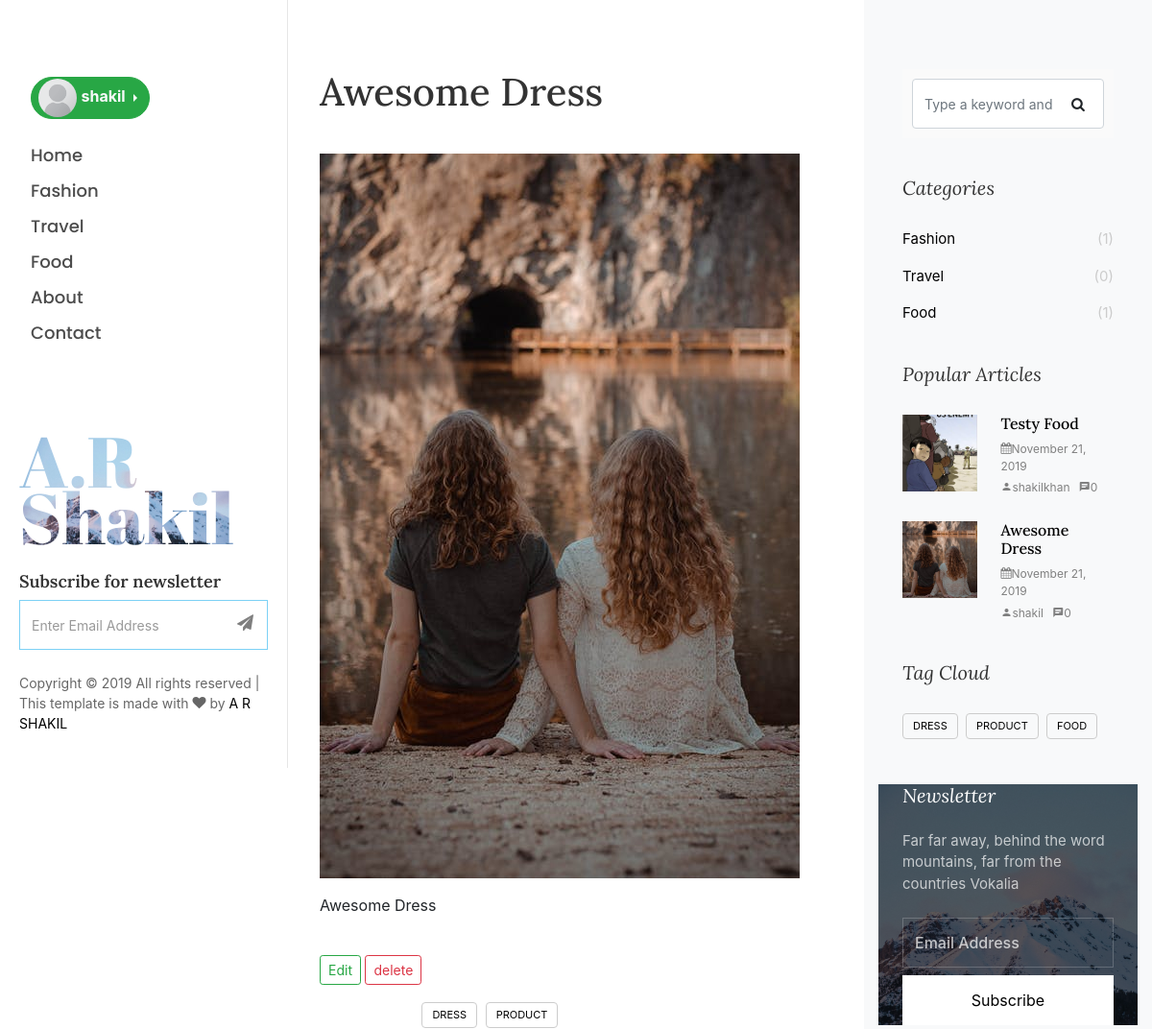
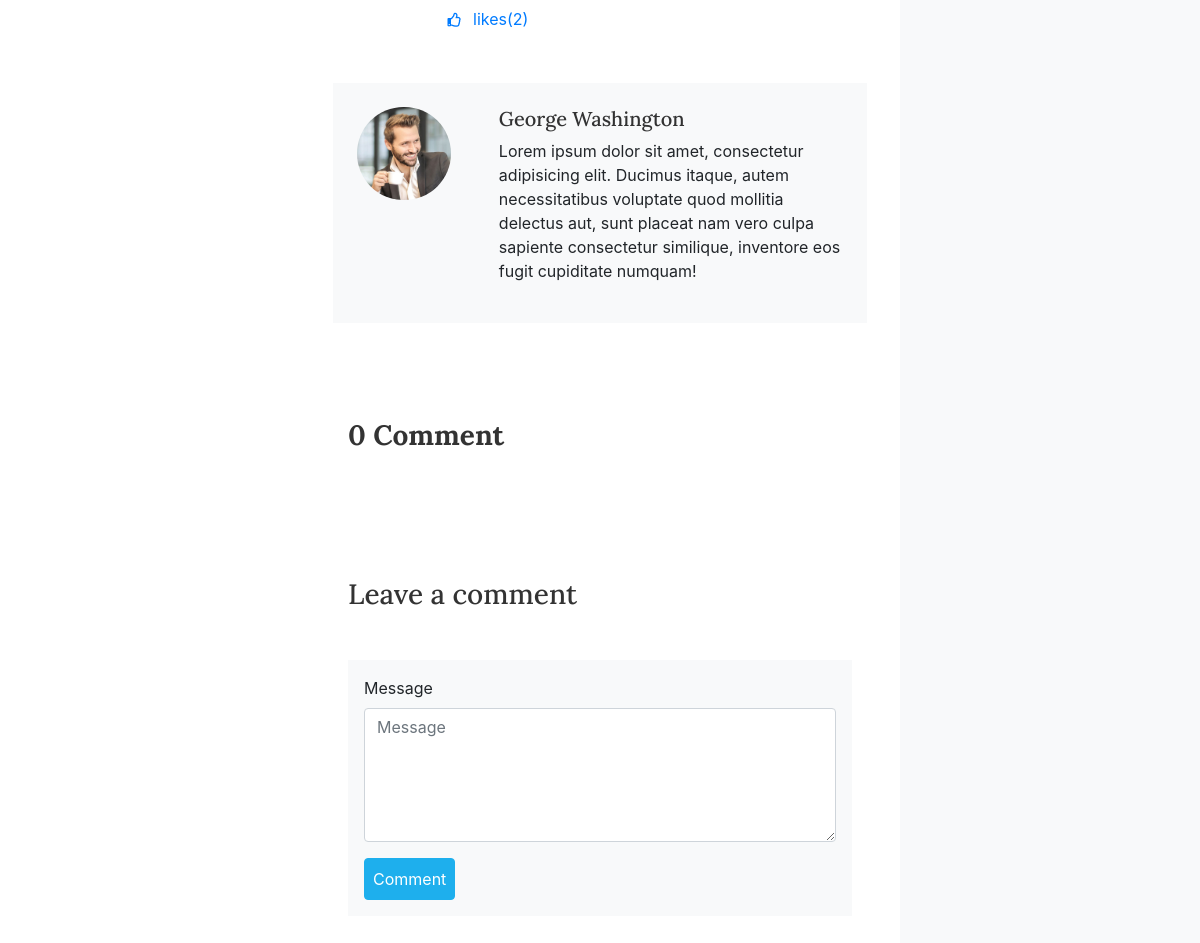
Page /detail_page/1/ (signed in) on the committed database (2 pictures, top to bottom).
### blog/models.py (models this page shows, shortened)
class Category(models.Model):
    category_name = models.CharField(max_length=200)
    updated = models.DateTimeField(auto_now_add=True)
    class Meta:
        verbose_name = 'Category'
        verbose_name_plural = 'Categories'

class Post(models.Model):
    category = models.ForeignKey(Category, on_delete=models.CASCADE)
    author  = models.ForeignKey(User, on_delete=models.CASCADE)
    title = models.CharField(max_length=5000)
    image = models.ImageField(upload_to='picture/%Y/%m/%d')
    description = models.TextField()
    post_uploaded = models.DateTimeField(default=datetime.now(), blank=True)
    tags = TaggableManager()
    class Meta:
        verbose_name = 'Post'
        verbose_name_plural = 'Posts'

class Likes(models.Model):
    post = models.ForeignKey(Post, on_delete=models.CASCADE,related_name='likes_post')
    user_likes = models.ManyToManyField(User, blank=True)
    like_status = models.BooleanField(default=False)
    like_created = models.DateTimeField(auto_now_add=True)
    class Meta:
        verbose_name = 'Like'
        verbose_name_plural = 'Likes'

### blog/views.py (the view)
# urls.py: path('detail_page/<int:id>/',views.detail_page, name='detail_page'),
def detail_page(request, id):
    post = get_object_or_404(Post, id=id)
    categories = Category.objects.all().annotate(posts_count=Count('post'))
    latest_posts = Post.objects.order_by('-post_uploaded')[:4]
    all_posts_month_year = Post.objects.order_by('post_uploaded')[:12]
    unique_tag = []
    for x in list(Tag.objects.all().values()[:20]):
        if x not in unique_tag:
            unique_tag.append(x)
    comments = Comment.objects.filter(post=post, reply=None)
    if request.method == "POST":
        form = CommentForm(request.POST or None)
        if form.is_valid():
            comment = form.save(commit=False)
            comment.post=post
            comment.user = request.user
            reply_id =request.POST.get('comment_id')
            comment_qs = None
            if reply_id:
                comment_qs = Comment.objects.get(id=reply_id)
                comment.reply = comment_qs
            comment.save()
            return redirect('detail_page', post.id)
    else:
        form = CommentForm()
    context = {
        'categories':categories,
        'post':post,
        'latest_posts':latest_posts,
        'form':form,
        'comments':comments,
        'all_posts_month_year': all_posts_month_year,
        'unique_tag':unique_tag,
    }
    return render(request, 'blog/single.html',context)

### blog/forms.py
class CommentForm(forms.ModelForm):
    class Meta:
        model = Comment
        fields = ('message',)
    def __init__(self, *args, **kwargs):
        super().__init__(*args, **kwargs)
        self.fields['message'].widget.attrs.update({'class':'form-control','rows':'5','cols':'30','placeholder':'Message'})

### blog/templates/blog/single.html (shortened to what this page needs)
{% extends 'base.html' %}
{% load static %}
{% block content %}
<div id="colorlib-main">
	<section class="ftco-section ftco-no-pt ftco-no-pb">
		<div class="container">
			<div class="row d-flex">
				<div class="col-lg-8 px-md-5 py-5">
					<div class="row pt-md-4">
						<h1 class="mb-3" style="width: 600px;">{{ post.title }}</h1>
						<br>
						<p style="width:700px;">
							{% if post.image %}
							<img src="{{post.image.url}}" alt="" class="img-fluid">
							{% else %}
							<img src="/static/images/image_1.jpg" alt="" class="img-fluid">
							{% endif %}
						</p>
						<div style="width:700px;">
							<p>{{post.description}}<br><br></p>
						</div>
						<div>
							{% if post.author.username == request.user.username %}
							<a href="{% url 'update_post' post.id%}" class="btn btn-outline-success btn-sm">Edit</a>
							<a href="{% url 'delete_post' post.id%}" class="btn btn-outline-danger btn-sm">delete</a>
							{% endif %}
						</div>
						<div class="tag-widget post-tag-container mb-5 mt-5">
							<div class="tagcloud">
								{% for tag in post.tags.all %}
								<a href="{% url 'post_list_by_tag' tag.slug %}" class="tag-cloud-link">{{tag.name}}</a>
								{% endfor %}
							</div>
							{% for like in post.likes_post.all %}
							{% if like.like_status %}
							<a href="{% url 'like_post' post.id %}" style="text-decoration:none; ">
								<i class="far fa-thumbs-up btn-sm">
								</i>
								likes({{like.user_likes.count}})
							</a>
							{% else %}
							<a href="{% url 'like_post' post.id %}" class="text-dark" style="text-decoration:none;"><i
									class="far fa-thumbs-up btn-sm"></i>
								like({{like.user_likes.count}})
							</a>
							{% endif %}
							{% endfor %}
						</div>
						<div class="about-author d-flex p-4 bg-light">
							<div class="bio mr-5">
								<img src="/static/images/person_1.jpg" alt="Image placeholder" class="img-fluid mb-4">
							</div>
							<div class="desc">
								<h3>George Washington</h3>
								<p>Lorem ipsum dolor sit amet, consectetur adipisicing elit. Ducimus itaque, autem
									necessitatibus voluptate quod mollitia delectus aut, sunt placeat nam vero culpa
									sapiente consectetur similique, inventore eos fugit cupiditate numquam!</p>
							</div>
						</div>
						<div class="pt-5 mt-5 col">
							<h3 class="mb-5 font-weight-bold">
								{% if comments %}
								{{ comments.count }} Comment{{ comments.count|pluralize }}
								{% else %}
								{{ comments.count }} Comment
								{% endif %}
							</h3>
							<div class="comment-form-wrap pt-5">
								<h3 class="mb-5">Leave a comment</h3>
								<form action="" class="p-2 p-md-3 bg-light" method="POST">
									<div class="form-group">
										<label for="message">Message</label>
										{{form.message}}
									</div>
									<input type="submit" value="Comment" class="btn py-2 px-2 btn-primary">
								</form>
							</div>
						</div>
					</div>
				</div>
				<div class="col-lg-4 sidebar ftco-animate bg-light pt-5">
					<div class="sidebar-box pt-md-4">
						<form action="{% url 'home' %}" class="search-form">
							<div class="form-group">
								<span class="icon icon-search"></span>
								<input type="text" class="form-control" placeholder="Type a keyword and hit enter"
									name="q">
							</div>
						</form>
					</div>
					<div class="sidebar-box ftco-animate">
						<h3 class="sidebar-heading">Categories</h3>
						{% for category in categories %}
						<ul class="categories">
							<li><a href="{% url 'categories_page' category.id %}">{{category.category_name}}
									<span>({{category.posts_count}})</span></a></li>
						</ul>
						{% endfor %}
					</div>
					<div class="sidebar-box ftco-animate">
						<h3 class="sidebar-heading">Popular Articles</h3>
						{% for latest_post in latest_posts %}
						<div class="block-21 mb-4 d-flex">
							{% if latest_post.image %}
							<a class="blog-img mr-4" style="background-image: url({{latest_post.image.url}});"></a>
							{% else %}
							<a class="blog-img mr-4" style="background-image: url(/static/images/image_1.jpg);"></a>
							{% endif %}
							<div class="text">
								<h3 class="heading"><a href="#">{{latest_post.title}}</a></h3>
								<div class="meta">
									<div><a href="#"><span
												class="icon-calendar"></span>{{latest_post.post_uploaded|date:"F d, Y"}}</a>
									</div><br>
									<div><a href="#"><span
												class="icon-person"></span>{{latest_post.author.username}}</a></div>
									{% if user.is_authenticated %}
									<div><a href="{% url 'detail_page' latest_post.id %}"><span
												class="icon-chat"></span>{{ latest_post.comments.count }}</a></div>
									{% else %}
									<div><a href="{% url 'detail_page' latest_post.id %}"><span
												class="icon-chat"></span> 0</a></div>
									{% endif %}
								</div>
							</div>
						</div>
						{% endfor %}
					</div>
					<div class="sidebar-box ftco-animate">
						<h3 class="sidebar-heading">Tag Cloud</h3>
						<ul class="tagcloud">
							{% for tag in unique_tag %}
							<a href="{% url 'post_list_by_tag' tag.slug %}" class="tag-cloud-link">{{tag.name}}</a>
							{% endfor %}
						</ul>
					</div>
					<div class="sidebar-box subs-wrap img" style="background-image: url(/static/images/bg_1.jpg);">
						<div class="overlay"></div>
						<h3 class="mb-4 sidebar-heading">Newsletter</h3>
						<p class="mb-4">Far far away, behind the word mountains, far from the countries Vokalia</p>
						<form action="{% url 'subscribe' %}" class="subscribe-form" method="POST">
							<div class="form-group">
								<input type="email" class="form-control" placeholder="Email Address">
								<input type="submit" value="Subscribe" class="mt-2 btn btn-white submit" name="q">
							</div>
						</form>
					</div>
							{% regroup all_posts_month_year by post_uploaded.year as year_list %}
				</div>
			</div>
		</div>
	</section>
</div>
{% endblock content %}

### templates/base.html (shortened to what this page needs)
<!DOCTYPE html>
{% load static %}
<html lang="en">
<head>
	<link href="https://maxcdn.bootstrapcdn.com/font-awesome/4.7.0/css/font-awesome.min.css" rel="stylesheet">
 	<link rel="stylesheet" href="{% static 'style.css' %}">
 <link rel="stylesheet" href="https://use.fontawesome.com/releases/v5.7.1/css/all.css">
	<link rel="stylesheet" href="{% static 'css/open-iconic-bootstrap.min.css' %}">
	<link rel="stylesheet" href="{% static 'css/animate.css' %}">
	<link rel="stylesheet" href="{% static 'css/owl.carousel.min.css' %}">
	<link rel="stylesheet" href="{% static 'css/owl.theme.default.min.css' %}">
	<link rel="stylesheet" href="{% static 'css/magnific-popup.css' %}">
	<link rel="stylesheet" href="{% static 'css/aos.css' %}">
	<link rel="stylesheet" href="{% static 'css/ionicons.min.css' %}">
	<link rel="stylesheet" href="{% static 'css/bootstrap-datepicker.css' %}">
	<link rel="stylesheet" href="{% static 'css/jquery.timepicker.css' %}">
	<link rel="stylesheet" href="{% static 'css/flaticon.css'% }">
    <link rel="stylesheet" href="{% static 'css/icomoon.css' %}">
	<link rel="stylesheet" href="{% static 'css/style.css' %}">
	 <link rel="stylesheet" href="https://stackpath.bootstrapcdn.com/bootstrap/4.3.1/css/bootstrap.min.css">
</head>
<body>
	<div id="colorlib-page">
		<aside id="colorlib-aside" role="complementary" class="js-fullheight">
			<nav id="colorlib-main-menu" role="navigation">
				<ul class="navmenu">
				{% if user.is_authenticated %}
					<div class="dropdown dropright mb-4">
							<a class="btn btn-success dropdown-toggle" href="#" role="button" id="dropdownMenuLink" data-toggle="dropdown" aria-haspopup="true" aria-expanded="false" style="border-radius: 25px;">
								{% if user.profile.image %}
							 <img src="{{ user.profile.image.url }}" alt="" style="height: 40px; width:40px;margin-top:-5px; margin-bottom:-5px; margin-left:-5px; border-radius: 50%;"> <span class="text-light font-weight-bold">{{user.username}}</span>
							{% else %}
							{% if user.profile.gender == 'male'  %}
							<img src="{% static 'img/male.jpg' %}" alt="" style="height: 40px; width:40px;margin-top:-5px; margin-bottom:-5px; margin-left:-5px; border-radius: 50%;"> <span class="text-light font-weight-bold">{{user.username}}</span>
							{% elif user.profile.gender == 'female' %}
							<img src="{% static 'img/female.jpg' %}" alt="" style="height: 40px; width:40px;margin-top:-5px; margin-bottom:-5px; margin-left:-5px; border-radius: 50%;"> <span class="text-light font-weight-bold">{{user.username}}</span>
								{% else %}
								<img src="{% static 'img/common.png' %}" alt="" style="height: 40px; width:40px;margin-top:-5px; margin-bottom:-5px; margin-left:-5px; border-radius: 50%;"> <span class="text-light font-weight-bold">{{user.username}}</span>
									{% endif %}
									{% endif %}
								</a>
					</div>
					{% endif %}
					<li class="{% if request.resolver_match.url_name == "home" %}colorlib-active{% endif %}"><a
							href="{% url 'home' %}">Home</a></li>
					<span class="navmenu">
						{% for category in categories %}
						{% if active == category.category_name %}
						<li  class="colorlib-active">
							<a href="{% url 'categories_page' category.id %}">{{category.category_name}}</a>
						</li>
						{% else %}
						<li  class="">
							<a href="{% url 'categories_page' category.id %}">{{category.category_name}}</a>
						</li>
						{% endif %}
						{% endfor %}
					</span>
					<li class="{% if request.resolver_match.url_name == "about" %}colorlib-active{% endif %}"><a
							href="{% url 'about' %}">About</a></li>
					<li class="{% if request.resolver_match.url_name == "contact" %}colorlib-active{% endif %}"><a
							href="{% url 'contact' %}">Contact</a></li>
				</ul>
			</nav>
			<div class="colorlib-footer">
				<h1 id="colorlib-logo" class="mb-4"><a href="#"
						style="background-image: url(static/images/bg_1.jpg);">A.R <span>Shakil</span></a></h1>
				<div class="mb-4">
					<h3>Subscribe for newsletter</h3>
					<form action="{% url 'subscribe' %}" class="colorlib-subscribe-form" method="POST">
						<div class="form-group d-flex">
							<div class="icon"><span class="icon-paper-plane"></span></div>
							<input type="email" class="form-control" placeholder="Enter Email Address" name="q">
						</div>
					</form>
				</div>
				<p class="pfooter">
					Copyright &copy;
					<script>document.write(new Date().getFullYear());</script> All rights reserved | This template is
					made with <i class="icon-heart" aria-hidden="true"></i> by <a href="#" target="_blank">A R
						SHAKIL</a>
				</p>
			</div>
		</aside>
	{% block content %}
	{% endblock content %}
</body>
</html>

### blog/static/css/icomoon.css (style rules this page uses)
[class^="icon-"], [class*=" icon-"] { font-family: 'icomoon' !important; speak: none; font-style: normal; font-weight: normal; font-variant: normal; text-transform: none; line-height: 1; -webkit-font-smoothing: antialiased; -moz-osx-font-smoothing: grayscale; }
.icon-search:before { content: "\f002"; }
.icon-heart:before { content: "\f004"; }
.icon-calendar:before { content: "\f073"; }
.icon-paper-plane:before { content: "\f1d8"; }
.icon-chat:before { content: "\e0b7"; }
.icon-person:before { content: "\e7fd"; }

### rows in the picture
Category: category_name "Fashion", posts_count "1"
Category: category_name "Travel", posts_count "0"
Category: category_name "Food", posts_count "1"
Post: title "Awesome Dress", image (picture), description "Awesome Dress", post_uploaded "November 21, 2019", author.username "shakil", comments.count "0"
Tag: name "DRESS"
Tag: name "PRODUCT"
Likes: user_likes.count "2"
Post: image (picture), title "Testy Food", post_uploaded "November 21, 2019", author.username "shakilkhan", comments.count "0"
Tag: name "FOOD"

### other values in the picture
{{ user.username }} "shakil"
{{ comments.count }} "0"
